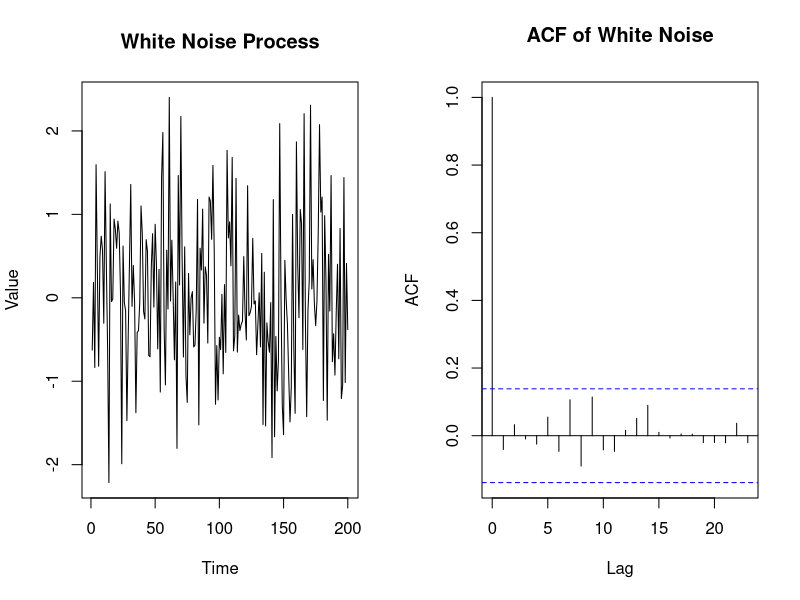
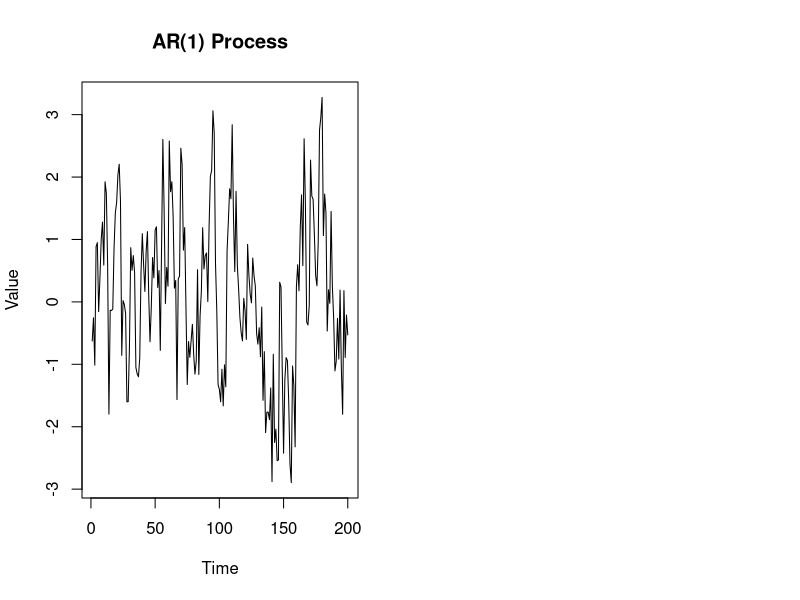
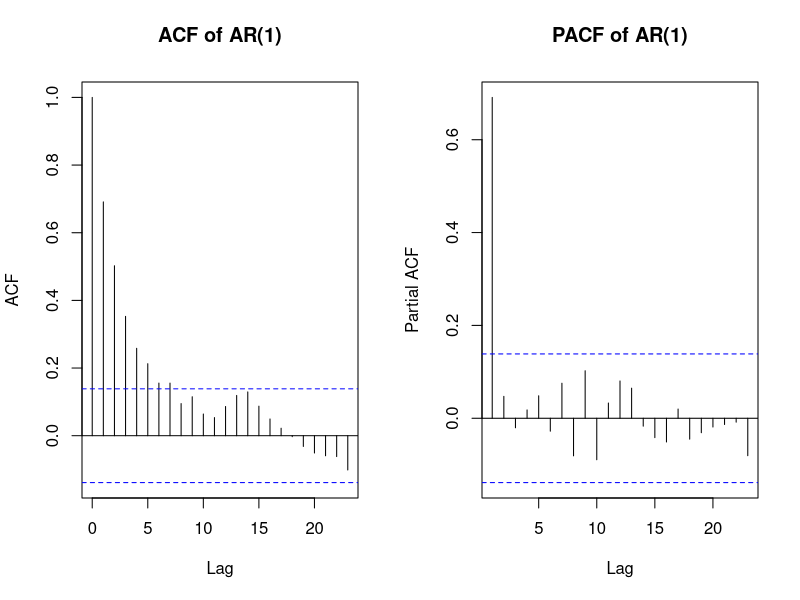
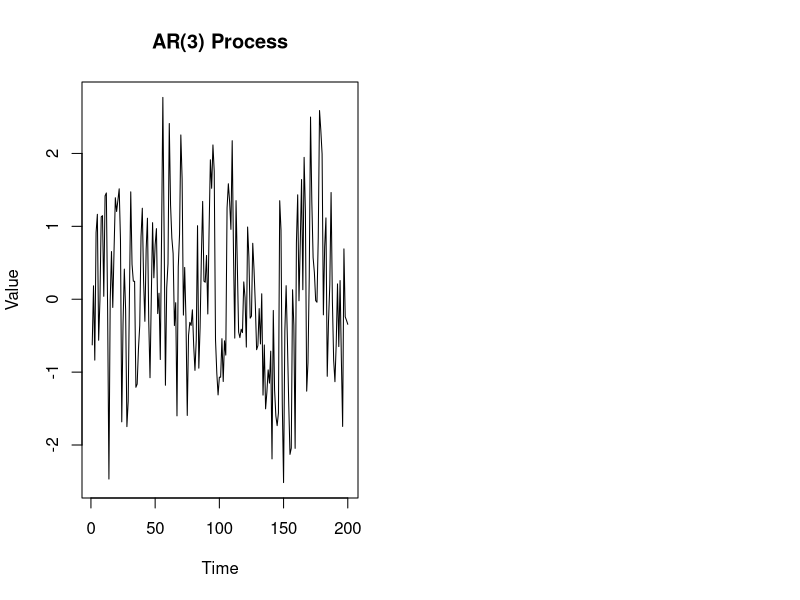
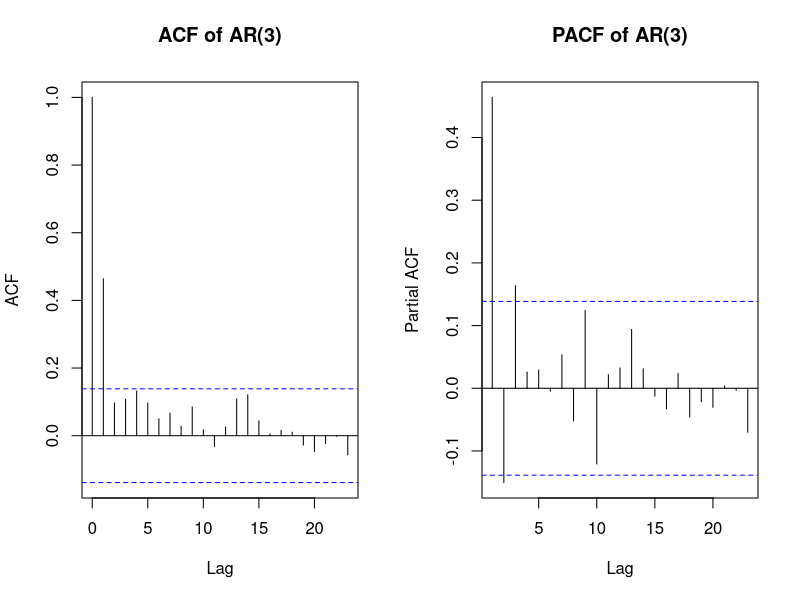
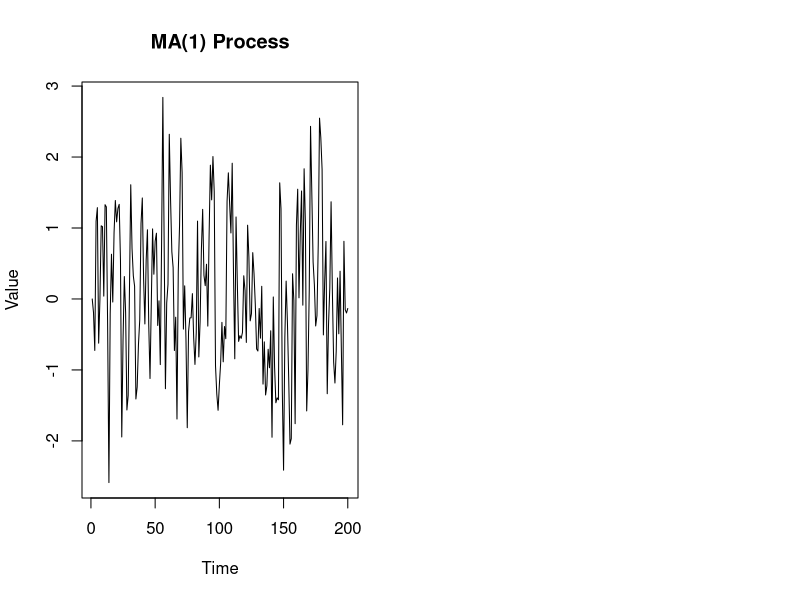
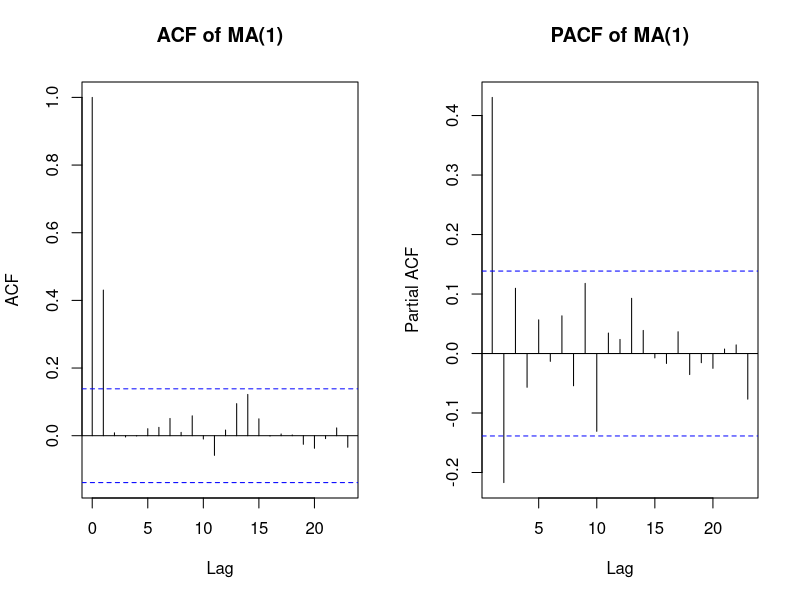
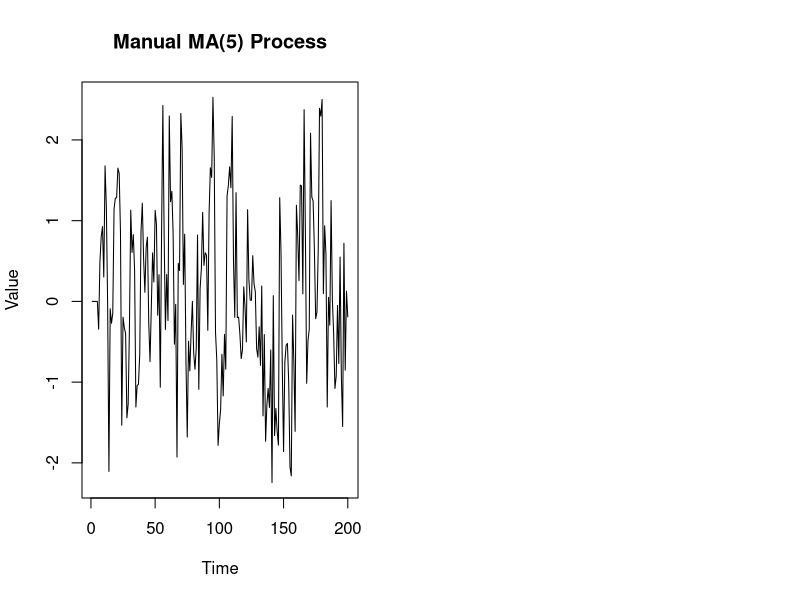

Recreate these plots in R, in order.
## ---- chunk 1
# Memory
rm(list = ls())
## ---- chunk 2
set.seed(1)
T <- 200
wn <- rnorm(T, mean = 0, sd = 1)

par(mfrow = c(1, 2)) 
# Plot
plot(wn, type = "l", 
     main = "White Noise Process", ylab = "Value", xlab = "Time")

# ACF
acf(wn, main = "ACF of White Noise")
## ---- chunk 3
# ar1 <- arima.sim(model = list(ar = 0.7), n = T)
set.seed(1)
y_ar1 <- numeric(T)
y_ar1[1] <- rnorm(1)

for (t in 2:T) {
  y_ar1[t] <- 0.7 * y_ar1[t-1] + rnorm(1)
}

# Plot
plot(y_ar1, type = "l", 
     main = "AR(1) Process", ylab = "Value", xlab = "Time")
## ---- chunk 4
par(mfrow = c(1, 2)) 
# ACF and PACF
acf(y_ar1, main = "ACF of AR(1)")
pacf(y_ar1, main = "PACF of AR(1)")
## ---- chunk 5
# ar3 <- arima.sim(model = list(ar = c(0.6, -0.3, 0.2)), n = T)
set.seed(1)
y_ar3 <- numeric(T)
y_ar3[1:3] <- rnorm(3)

for (t in 4:T) {
  y_ar3[t] <- 0.6 * y_ar3[t-1] - 0.3 * y_ar3[t-2] + 0.2 * y_ar3[t-3] + rnorm(1)
}

# Plot
plot(y_ar3, type = "l", 
     main = "AR(3) Process", ylab = "Value", xlab = "Time")
## ---- chunk 6
par(mfrow = c(1, 2)) 
# ACF and PACF
acf(y_ar3,  main = "ACF of AR(3)")
pacf(y_ar3, main = "PACF of AR(3)")
## ---- chunk 7
# ma1 <- arima.sim(model = list(ma = 0.6), n = T)
set.seed(1)
y_ma1 <- numeric(T)
e <- rnorm(T)

for (t in 2:T) {
  y_ma1[t] <- e[t] + 0.6 * e[t-1]
}

# Plot
plot(y_ma1, type = "l", 
     main = "MA(1) Process", ylab = "Value", xlab = "Time")
## ---- chunk 8
par(mfrow = c(1, 2)) 
# ACF and PACF
acf(y_ma1,  main = "ACF of MA(1)")
pacf(y_ma1, main = "PACF of MA(1)")

## ---- chunk 9
set.seed(1)
y_ma5 <- numeric(T)
e <- rnorm(T)

for (t in 6:T) {
  y_ma5[t] <- e[t] + 0.5 * e[t-1] + 0.3 * e[t-2] + 0.2 * e[t-3] 
  + 0.1 * e[t-4] - 0.1 * e[t-5]
}

# Plot
plot(y_ma5, type = "l", 
     main = "Manual MA(5) Process", ylab = "Value", xlab = "Time")
## ---- chunk 10
par(mfrow = c(1, 2)) 
# ACF and PACF
acf(y_ma5, main = "ACF of MA(5)")
pacf(y_ma5, main = "PACF of MA(5)")
## ---- chunk 11
#arma11 <- arima.sim(model = list(ar = 0.5, ma = 0.4), n = T)
set.seed(1)
y_arma11 <- numeric(T)
e <- rnorm(T)
y_arma11[1] <- rnorm(1)

for (t in 2:T) {
  y_arma11[t] <- 0.5 * y_arma11[t-1] + 0.4 * e[t-1] + e[t]
}

# Plot
plot(y_arma11, type = "l",
     main = "ARMA(1,1) Process", ylab = "Value", xlab = "Time")
## ---- chunk 12
par(mfrow = c(1, 2)) 
# ACF and PACF
acf(y_arma11, main = "ACF of ARMA(1,1)")
pacf(y_arma11, main = "PACF of ARMA(1,1)")
## ---- chunk 13
#arma32 <- arima.sim(model = list(
#  ar = c(0.4, -0.3, 0.2), 
#  ma = c(0.5, -0.4)), 
#  n = T)
set.seed(1)
y_arma32 <- numeric(T)
e <- rnorm(T)
y_arma32[1:3] <- rnorm(3)

for (t in 4:T) {
  y_arma32[t] <- 0.4 * y_arma32[t-1] - 0.3 * y_arma32[t-2] + 
    0.2 * y_arma32[t-3] + 0.5 * e[t-1] - 0.4 * e[t-2] + e[t]
}

# Plot
plot(y_arma32, 
     type = "l", main = "ARMA(3,2) Process", ylab = "Value", xlab = "Time")
## ---- chunk 14
par(mfrow = c(1, 2))
# ACF and PACF
acf(y_arma32, main = "ACF of ARMA(3,2)")
pacf(y_arma32, main = "PACF of ARMA(3,2)")
## ---- chunk 15
# rw <- cumsum(rnorm(500))
set.seed(1)
rw <- numeric(T)
e <- rnorm(T)

for (t in 2:T) {
  rw[t] <- rw[t-1] + e[t]
}
# Plot
plot(rw, type = "l", 
     main = "Random Walk Process", ylab = "Value", xlab = "Time")
## ---- chunk 16
# ACF
acf(rw, main = "ACF of Random Walk")

# Dickey-Fuller test
library(urca)
test <- ur.df(rw, type = "none", lags = 0)
summary(test)
